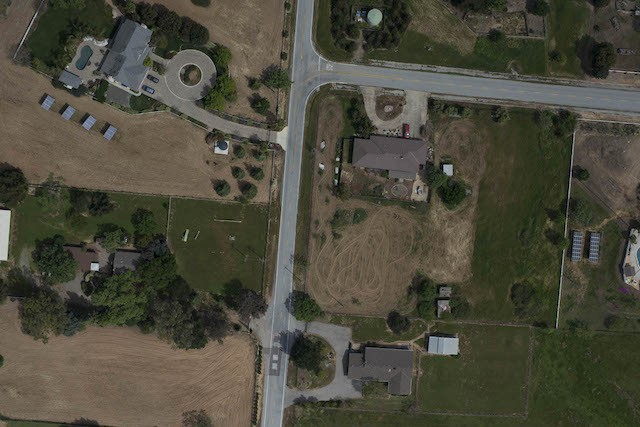
#> input picture image_pairs/image pairs_04_01.jpg, 640 x 427 px
$ python image_stitch.py
#> lines starting #> are read from the running program, lines starting #| are printed output that depends on the picture
'''
Author: Wang Taorui
Date: 2023-10-20 14:50:22
LastEditTime: 2023-10-25 14:38:10
LastEditors: Wang Taorui
Description:
FilePath: /assignment2/image_stitch.py
'''
import cv2
import numpy as np

# Load two images to be stitched
image1 = cv2.imread('image_pairs/image pairs_04_01.jpg')
#> image1 is the input picture: shape (427, 640, 3); mean B, G, R 60.6, 74.1, 75.9
image2 = cv2.imread('image_pairs/image pairs_04_02.jpg')
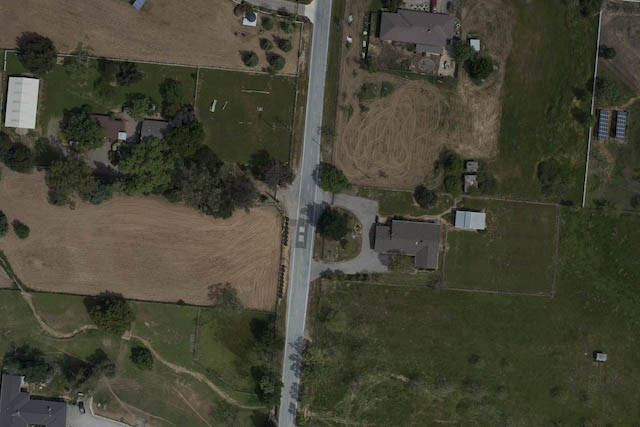
#> input picture image_pairs/image pairs_04_02.jpg, 640 x 427 px
#> image2 is the input picture: shape (427, 640, 3); mean B, G, R 52.7, 68.3, 69.2

# Detect keypoints and compute descriptors
detector = cv2.SIFT_create()
keypoints1, descriptors1 = detector.detectAndCompute(image1, None)
#> keypoints1 = 1094 keypoints; strongest (x, y, size): (338, 159, 2.3), (95, 267, 5.2), (448, 169, 6.6), (337, 172, 2)
keypoints2, descriptors2 = detector.detectAndCompute(image2, None)
#> keypoints2 = 787 keypoints; strongest (x, y, size): (365, 33, 2.3), (25, 102, 26.3), (475, 44, 6.3), (122, 136, 5.2)

# Match keypoints using a descriptor matcher (e.g., FLANN or BFMatcher)
matcher = cv2.BFMatcher()
matches = matcher.knnMatch(descriptors1, descriptors2, k=2)
#> matches = 1094 matches

# Apply Lowe's ratio test to filter good matches
good_matches = []
for m, n in matches:
    if m.distance < 0.75 * n.distance:
        good_matches.append(m)
#> after the loop, good_matches = 280 matches

# Get corresponding points in both images
src_pts = np.float32([keypoints1[m.queryIdx].pt for m in good_matches]).reshape(-1, 1, 2)
#> src_pts = 280 rows, first 8: [9.04, 211.6], [25.14, 260.8], [30.91, 190], [30.91, 190], [32.63, 271.8], [39.1, 191.8], [39.1, 191.8], [47.49, 249]
dst_pts = np.float32([keypoints2[m.trainIdx].pt for m in good_matches]).reshape(-1, 1, 2)
#> dst_pts = 280 rows, first 8: [37.4, 80.46], [52.72, 129.8], [59.08, 59.99], [59.08, 59.99], [60.19, 141.1], [67.38, 60.79], [67.38, 60.79], [71.11, 115.2]

# Find the Homography matrix using RANSAC
H, mask = cv2.findHomography(src_pts, dst_pts, cv2.RANSAC, 5.0)
#> H = [[0.993, -0.0188, 31.54], [0.0208, 0.984, -131], [5.99e-06, -3.95e-05, 1]]; mask = 280 values, max 1 at index 0, min 0 at index 8, mean 0.961

# Warp the second image to align with the first
result = cv2.warpPerspective(image2, H, (image1.shape[1] + image2.shape[1], image2.shape[0]))
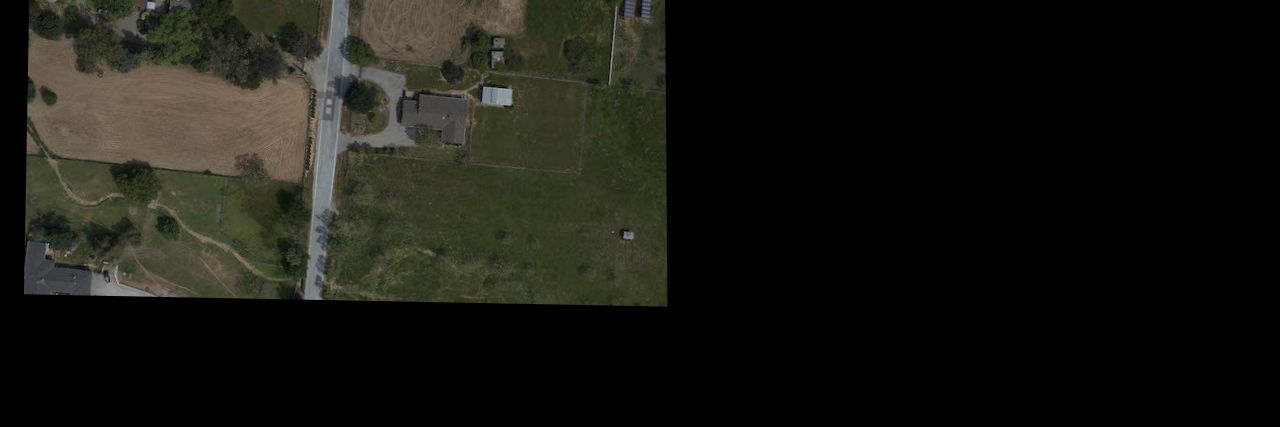
#> result: shape (427, 1280, 3); mean B, G, R 18.1, 23.9, 24

# Copy the first image to the result
result[0:image1.shape[0], 0:image1.shape[1]] = image1
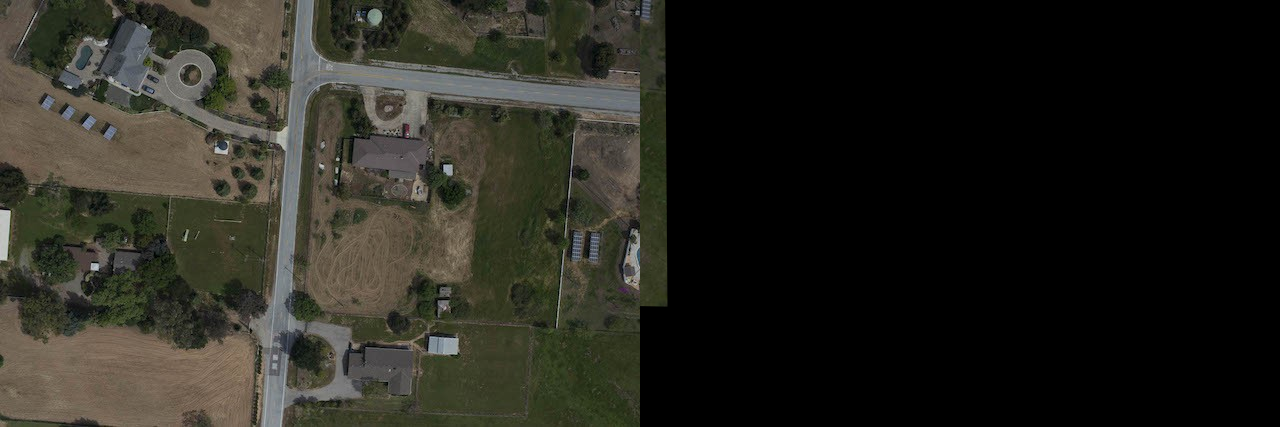
#> result: shape (427, 1280, 3); mean B, G, R 30.8, 37.8, 38.7

# Save or display the stitched image
cv2.imwrite('panorama.jpg', result)
cv2.imshow('Stitched Image', result)
cv2.waitKey(0)
cv2.destroyAllWindows()
